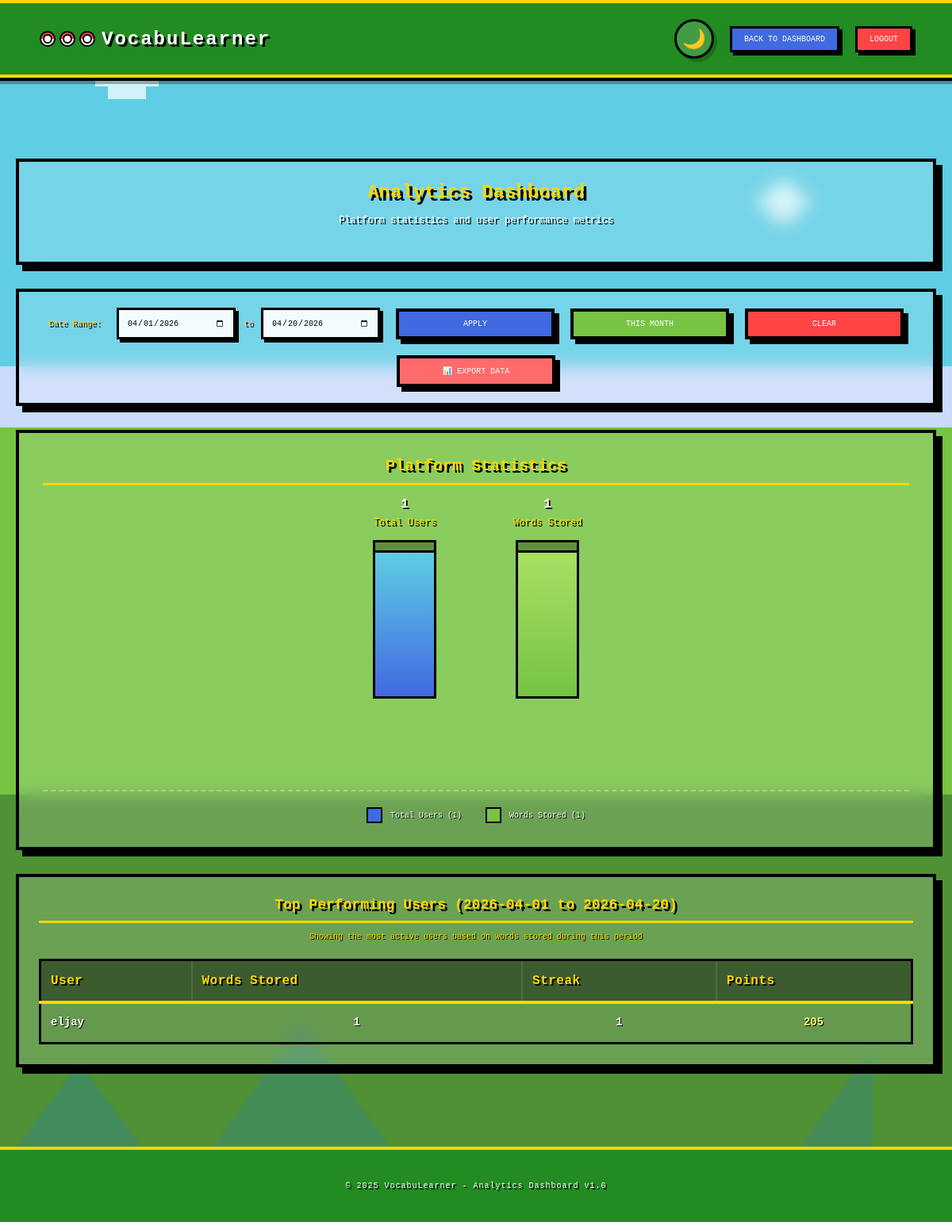
Before: /admin/analytics (signed in) with the older database file.
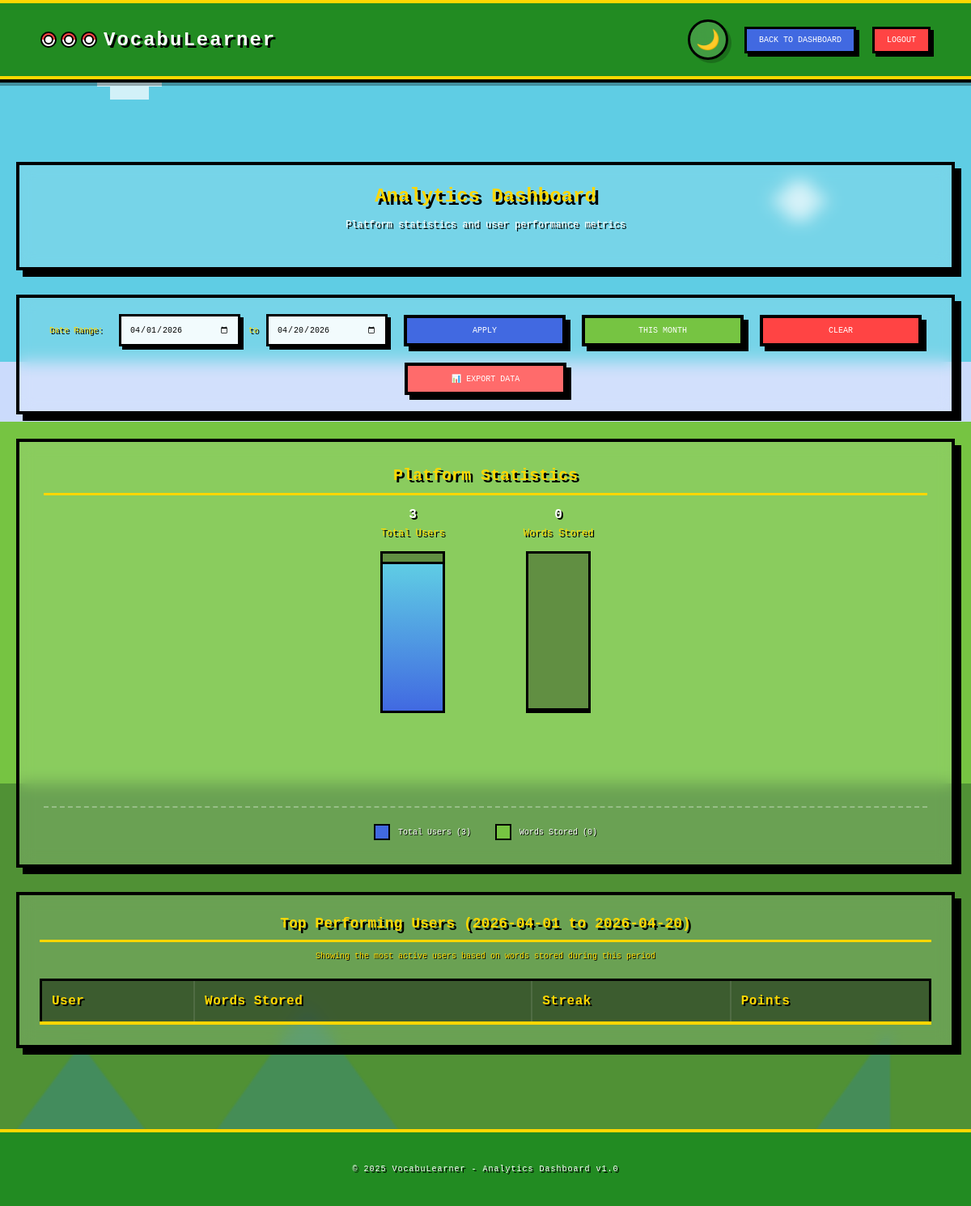
After: the same page with the newer database file.
### models.py (models this page shows)
class UserAcc(db.Model):
    __tablename__ = 'user_acc'
    user_id = db.Column(db.Integer, primary_key=True)
    name = db.Column(db.String(50), nullable=False)
    email = db.Column(db.String(100), unique=True, nullable=False)
    password = db.Column(db.String(200), nullable=False)
    is_admin = db.Column(db.Boolean, default=False)
    is_active = db.Column(db.Boolean, default=True)
    date_created = db.Column(db.DateTime, default=datetime.utcnow)
    last_login = db.Column(db.DateTime)
    last_logout = db.Column(db.DateTime)
    pokemon_name = db.Column(db.String(100))
    pokemon_id = db.Column(db.Integer, db.ForeignKey('pokemon.pokemon_id'))
    profile_picture = db.Column(db.String(200))
    current_streak = db.Column(db.Integer, default=0)
    longest_streak = db.Column(db.Integer, default=0)
    total_points = db.Column(db.Integer, default=0)
    collected_pokemon = db.relationship(
        'UserPokemon',
        backref='owner',
        lazy=True,
        cascade='all, delete-orphan'
    )

### Main.py (the view)
@app.route('/admin/analytics', methods=['GET', 'POST'])
@admin_required
def admin_analytics():
    today = datetime.now(ph_timezone).date()
    first_day = today.replace(day=1)
    if request.method == 'POST':
        date_from_str = request.form.get('date_from')
        date_to_str = request.form.get('date_to')
        if date_from_str and date_to_str:
            try:
                date_from = datetime.strptime(date_from_str, '%Y-%m-%d').date()
                date_to = datetime.strptime(date_to_str, '%Y-%m-%d').date()
            except ValueError:
                date_from = first_day
                date_to = today
        else:
            date_from = first_day
            date_to = today
    else:
        date_from = first_day
        date_to = today
    return render_template(
        'analytics_dashboard.html',
        date_from=date_from,
        date_to=date_to,
        **get_analytics_data(date_from, date_to)  # Create a helper function
    )

### Main.py (called while the page is built)
def admin_required(f):
    @wraps(f)
    def decorated_function(*args, **kwargs):
        if 'user_id' not in session:
            flash("Please login to access the admin panel.", "warning")
            return redirect(url_for('login'))
        user_id = session['user_id']
        user = UserAcc.query.get(user_id)
        if not user or not user.is_admin:
            flash("You don't have permission to access the admin panel.", "danger")
            return redirect(url_for('dashboard'))
        return f(*args, **kwargs)
    return decorated_function

def calculate_growth(current, previous):
    if previous == 0:
        return 100 if current > 0 else 0
    return ((current - previous) / previous) * 100

### Templates/analytics_dashboard.html (shortened to what the changed rows need)
{%extends "base.html"%}
    {%block content%}
        <div class="dashboard-container">
            <div class="page-header">
                <h1>Analytics Dashboard</h1>
            </div>
            <div class="platform-graph-container">
                <h2>Platform Statistics</h2>
                <div class="graph-wrapper">
                    <div class="graph-bar">
                        <div class="bar-bottom-section">
                            <div class="bar-value" id="hours-value">{{ total_users }}</div>
                        </div>
                    </div>
                    <div class="graph-bar">
                        <div class="bar-bottom-section">
                            <div class="bar-value" id="words-value">{{ total_words }}</div>
                        </div>
                    </div>
                </div>
                <div class="graph-legend">
                    <div class="legend-item">
                        <div class="legend-color" style="background: #4169e1;"></div>
                        <span class="legend-text">Total Users ({{ total_users }})</span>
                    </div>
                    <div class="legend-item">
                        <div class="legend-color" style="background: #76c442;"></div>
                        <span class="legend-text">Words Stored ({{ total_words }})</span>
                    </div>
                </div>
            </div>
            <div class="analytics-tables">
                <div class="table-container">
                    <h2>Top Performing Users ({{ date_from.strftime('%Y-%m-%d') }} to {{ date_to.strftime('%Y-%m-%d') }})</h2>
                    <table class="analytics-table">
                        <thead>
                            <tr>
                                <th>User</th>
                                <th>Words Stored</th>
                                <th>Streak</th>
                                <th>Points</th>
                            </tr>
                        </thead>
                        <tbody id="topUsersTable">
                            {% for user in top_users %}
                            <tr>
                                <td>{{ user.username }}</td>
                                <td>{{ user.words_stored }}</td>
                                <td>{{ user.streak }}</td>
                                <td>{{ user.points }}</td>
                            </tr>
                            {% endfor %}
                        </tbody>
                    </table>
                </div>
            </div>
        </div>
    {%endblock%}

Changed rows visible on the page:
removed UserAcc: username "eljay", words_stored "1", streak "1", points "205"
Other visible differences:
{{ total_users }}: "1" → "3"
{{ total_words }}: "1" → "0"
